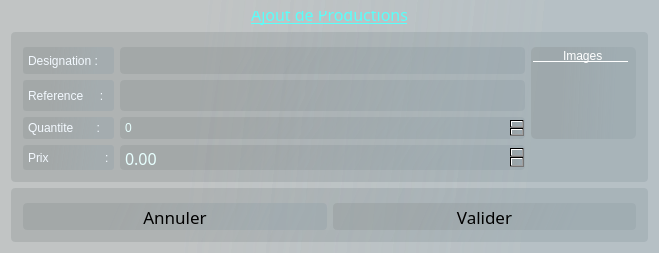
<?xml version="1.0" encoding="UTF-8"?>
<ui version="4.0">
 <class>Form</class>
 <widget class="QWidget" name="Form">
  <property name="geometry">
   <rect>
    <x>0</x>
    <y>0</y>
    <width>659</width>
    <height>226</height>
   </rect>
  </property>
  <property name="windowTitle">
   <string>Form</string>
  </property>
  <property name="styleSheet">
   <string notr="true">background-color: qlineargradient(spread:pad, x1:0.27, y1:0.523591, x2:0.833, y2:0.545, stop:0.0351759 rgba(137, 143, 144, 80), stop:0.964824 rgba(149, 163, 169, 110));</string>
  </property>
  <layout class="QGridLayout" name="gridLayout">
   <item row="1" column="0">
    <widget class="QGroupBox" name="groupBox">
     <property name="sizePolicy">
      <sizepolicy hsizetype="Preferred" vsizetype="Fixed">
       <horstretch>0</horstretch>
       <verstretch>0</verstretch>
      </sizepolicy>
     </property>
     <property name="maximumSize">
      <size>
       <width>16777215</width>
       <height>200</height>
      </size>
     </property>
     <property name="styleSheet">
      <string notr="true">border-radius :4px;</string>
     </property>
     <property name="title">
      <string/>
     </property>
     <layout class="QGridLayout" name="gridLayout_2">
      <item row="0" column="3" rowspan="3">
       <widget class="QGroupBox" name="groupBox_3">
        <property name="sizePolicy">
         <sizepolicy hsizetype="Preferred" vsizetype="Fixed">
          <horstretch>0</horstretch>
          <verstretch>0</verstretch>
         </sizepolicy>
        </property>
        <property name="maximumSize">
         <size>
          <width>16777215</width>
          <height>100</height>
         </size>
        </property>
        <property name="font">
         <font>
          <underline>true</underline>
         </font>
        </property>
        <property name="styleSheet">
         <string notr="true">border-radius :5px;
color: rgb(255, 255, 255);
padding :3px;</string>
        </property>
        <property name="title">
         <string>         Images        </string>
        </property>
       </widget>
      </item>
      <item row="0" column="2">
       <widget class="QLineEdit" name="designation">
        <property name="font">
         <font>
          <pointsize>12</pointsize>
         </font>
        </property>
        <property name="styleSheet">
         <string notr="true">color: rgb(231, 255, 254);
border-radius : 4px;
padding :3px;</string>
        </property>
       </widget>
      </item>
      <item row="0" column="0">
       <widget class="QLabel" name="label">
        <property name="styleSheet">
         <string notr="true">color: rgb(243, 249, 255);
font: 11pt &quot;Corbel&quot;;
border-radius :3px;
padding : 2px;</string>
        </property>
        <property name="text">
         <string>Designation :</string>
        </property>
       </widget>
      </item>
      <item row="1" column="2">
       <widget class="QLineEdit" name="ref">
        <property name="font">
         <font>
          <family>Corbel</family>
          <pointsize>12</pointsize>
         </font>
        </property>
        <property name="styleSheet">
         <string notr="true">color: rgb(231, 255, 254);
border-radius : 4px;
padding :3px;</string>
        </property>
       </widget>
      </item>
      <item row="3" column="0">
       <widget class="QLabel" name="label_3">
        <property name="styleSheet">
         <string notr="true">color: rgb(243, 249, 255);
font: 11pt &quot;Corbel&quot;;
border-radius :3px;
padding : 2px;</string>
        </property>
        <property name="text">
         <string>Prix                 :</string>
        </property>
       </widget>
      </item>
      <item row="2" column="0">
       <widget class="QLabel" name="label_4">
        <property name="styleSheet">
         <string notr="true">color: rgb(243, 249, 255);
font: 11pt &quot;Corbel&quot;;
border-radius :3px;
padding : 2px;</string>
        </property>
        <property name="text">
         <string>Quantite       :</string>
        </property>
       </widget>
      </item>
      <item row="1" column="0">
       <widget class="QLabel" name="label_2">
        <property name="styleSheet">
         <string notr="true">color: rgb(243, 249, 255);
font: 11pt &quot;Corbel&quot;;
border-radius :3px;
padding : 2px;</string>
        </property>
        <property name="text">
         <string>Reference     :</string>
        </property>
       </widget>
      </item>
      <item row="2" column="2">
       <widget class="QSpinBox" name="spinBox">
        <property name="maximumSize">
         <size>
          <width>16777215</width>
          <height>26</height>
         </size>
        </property>
        <property name="styleSheet">
         <string notr="true">color: rgb(231, 255, 254);
border-radius : 4px;
padding :3px;</string>
        </property>
        <property name="maximum">
         <number>1000000</number>
        </property>
       </widget>
      </item>
      <item row="3" column="2">
       <widget class="QDoubleSpinBox" name="doubleSpinBox">
        <property name="maximumSize">
         <size>
          <width>16777215</width>
          <height>25</height>
         </size>
        </property>
        <property name="font">
         <font>
          <family>Corbel</family>
          <pointsize>12</pointsize>
         </font>
        </property>
        <property name="styleSheet">
         <string notr="true">color: rgb(231, 255, 254);
border-radius : 4px;
padding :3px;</string>
        </property>
        <property name="maximum">
         <double>1000000.000000000000000</double>
        </property>
       </widget>
      </item>
     </layout>
    </widget>
   </item>
   <item row="2" column="0">
    <widget class="QGroupBox" name="groupBox_2">
     <property name="sizePolicy">
      <sizepolicy hsizetype="Preferred" vsizetype="Fixed">
       <horstretch>0</horstretch>
       <verstretch>0</verstretch>
      </sizepolicy>
     </property>
     <property name="styleSheet">
      <string notr="true">border-radius :4px;</string>
     </property>
     <property name="title">
      <string/>
     </property>
     <layout class="QHBoxLayout" name="horizontalLayout">
      <item>
       <widget class="QToolButton" name="toolButton">
        <property name="sizePolicy">
         <sizepolicy hsizetype="Expanding" vsizetype="Fixed">
          <horstretch>0</horstretch>
          <verstretch>0</verstretch>
         </sizepolicy>
        </property>
        <property name="font">
         <font>
          <family>Corbel</family>
          <pointsize>13</pointsize>
         </font>
        </property>
        <property name="text">
         <string>Annuler</string>
        </property>
       </widget>
      </item>
      <item>
       <widget class="QToolButton" name="toolButton_2">
        <property name="sizePolicy">
         <sizepolicy hsizetype="Expanding" vsizetype="Fixed">
          <horstretch>0</horstretch>
          <verstretch>0</verstretch>
         </sizepolicy>
        </property>
        <property name="font">
         <font>
          <family>Corbel</family>
          <pointsize>13</pointsize>
         </font>
        </property>
        <property name="text">
         <string>Valider</string>
        </property>
       </widget>
      </item>
     </layout>
    </widget>
   </item>
   <item row="0" column="0">
    <widget class="QLabel" name="label_5">
     <property name="sizePolicy">
      <sizepolicy hsizetype="Preferred" vsizetype="Fixed">
       <horstretch>0</horstretch>
       <verstretch>0</verstretch>
      </sizepolicy>
     </property>
     <property name="maximumSize">
      <size>
       <width>16777215</width>
       <height>15</height>
      </size>
     </property>
     <property name="font">
      <font>
       <family>Corbel</family>
       <pointsize>12</pointsize>
       <underline>true</underline>
      </font>
     </property>
     <property name="styleSheet">
      <string notr="true">color: rgb(88, 255, 250);
background-color: none;</string>
     </property>
     <property name="text">
      <string>Ajout de Productions</string>
     </property>
     <property name="alignment">
      <set>Qt::AlignBottom|Qt::AlignHCenter</set>
     </property>
    </widget>
   </item>
  </layout>
 </widget>
 <resources/>
 <connections/>
</ui>
